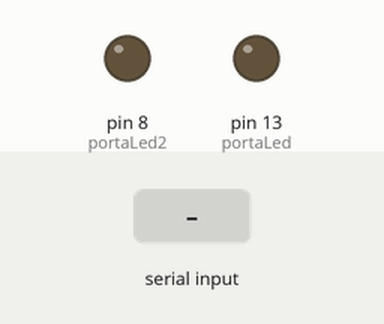
Simulated run of this sketch. Board: Arduino Uno, built with avr-gcc and run on an emulated ATmega328P. Shown: output pins drawn as LEDs (lit = HIGH). The inputs (shaded band) are chosen by the test bench.

Above: at 1.2 s.
1.3 s: "1" received over Serial
At 1.9 s:
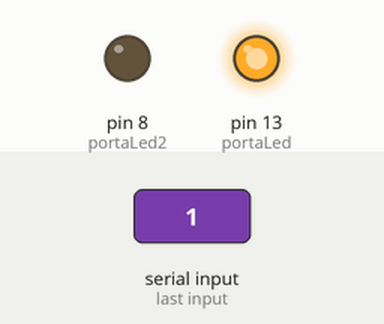
2.8 s: "3" received over Serial
At 3.1 s:
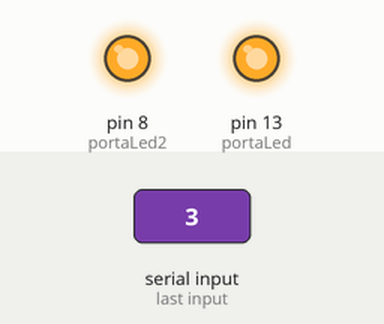
4.3 s: "2" received over Serial
At 5.4 s:
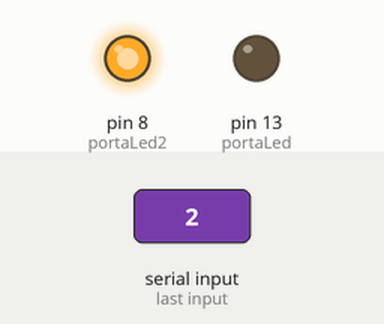
5.8 s: "4" received over Serial
At 6.6 s:
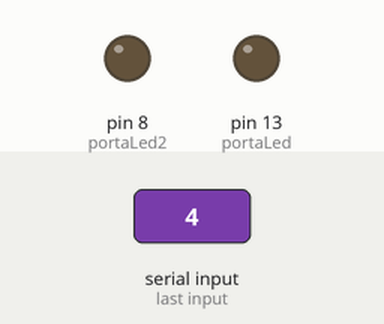
7.3 s: "5" received over Serial
At 7.7 s:
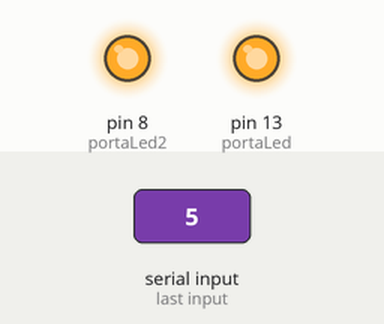
Timing chart, 0 to 9.8 s (numbered marks = the images above; inputs shaded):
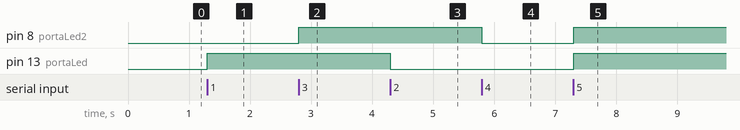

The sketch:

arduino_LED_Serial.ino
```cpp
#define portaLed 13
#define portaLed2 8

void setup() {
  Serial.begin(9600);
  pinMode(portaLed,OUTPUT);
  pinMode(portaLed2,OUTPUT);
}

void loop() {
  char valor_recebido ='0';

  while(Serial.available() > 0 ){
    valor_recebido = Serial.read();

    if(valor_recebido == '1'){
      digitalWrite(portaLed,HIGH);
    }
    else if(valor_recebido == '2'){
      digitalWrite(portaLed,LOW);
    }
    else if(valor_recebido == '3'){
      digitalWrite(portaLed2,HIGH);
    }
    else if(valor_recebido == '4'){
      digitalWrite(portaLed2,LOW);
    }

    else if(valor_recebido == '5'){
      digitalWrite(portaLed,HIGH);
      digitalWrite(portaLed2,HIGH);
    }
    else if(valor_recebido == '6'){
      digitalWrite(portaLed,LOW);
      digitalWrite(portaLed2,LOW);
    }

  }
}
```

Measured:
- after the input at 1.3 s, pin 13 (portaLed): LOW → HIGH at once
- after the input at 2.8 s, pin 8 (portaLed2): LOW → HIGH at once
- after the input at 4.3 s, pin 13 (portaLed): HIGH → LOW at once
- after the input at 5.8 s, pin 8 (portaLed2): HIGH → LOW at once
- after the input at 7.3 s, pin 8 (portaLed2), pin 13 (portaLed): LOW → HIGH at once
